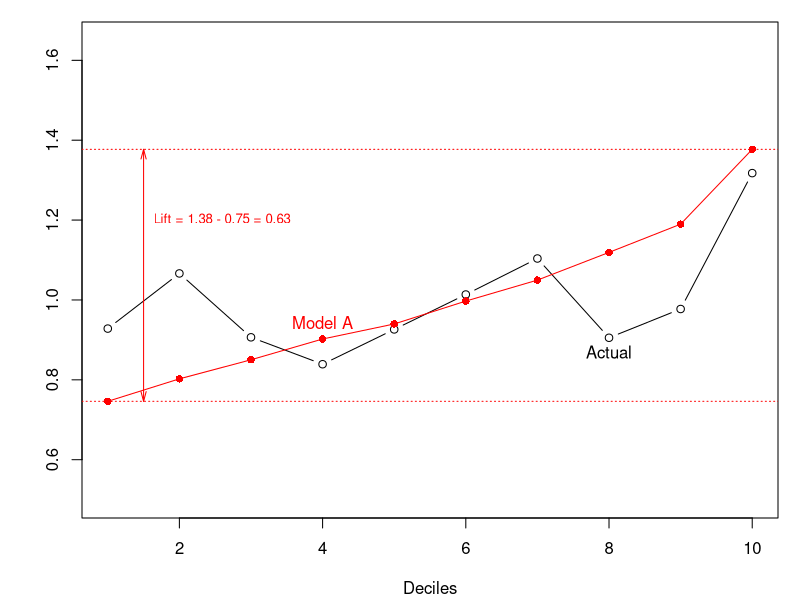
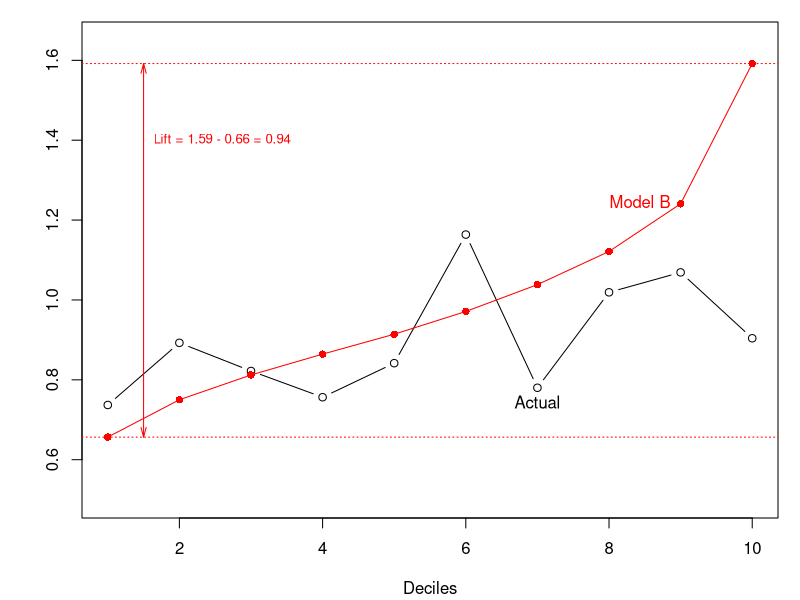

Here is the R script that generated these plots, in order:

# Using the car.csv data from the book
# Generalized Linear Models for Insurance Data
# by Piet de Jong and Gillian Heller
# http://www.acst.mq.edu.au/GLMsforInsuranceData/
#
dta <- read.csv("data/car.csv")
dta <- dta[,1:10]
dta$veh_age <- as.factor(dta$veh_age)
dta$agecat <- as.factor(dta$agecat)
# separate all records with positive claims cost
idx <- dta$claimcst0 > 0
dtb <- dta[idx,]
dtb$obs <- 1:(dim(dtb)[1]) #adding row number
rm(idx, dta)
# add random numbers and split data into training and holdout
set.seed(189763)
dtb$rnd <- runif(dim(dtb)[1])
idx <- dtb$rnd < 0.6
dt.train <- dtb[idx,]
dt.holdout <- dtb[!idx,]
rm(idx, dtb)
#
# Fit a simple gamma GLM with two predictors
# This will be our current base model
#
fit.base <- glm(claimcst0 ~ area + veh_age, data = dt.train,
                family = Gamma(link = "log"))
dt.holdout$base <- predict(fit.base, newdata = dt.holdout, type = "response")
#
# Fit a "superior" model by including a new variable
# Store our model predictions in the dataset
#
fit.A <- glm(claimcst0 ~ area + veh_age + gender, data = dt.train,
             family = Gamma(link = "log"))
dt.holdout$mod.A <- predict(fit.A, newdata = dt.holdout, type = "response")
#
# Calculate bins of equal exposure based on sorting
# by model A predictions
#
set.seed(13472)
ord <- order(dt.holdout$mod.A, runif(length(dt.holdout$mod.A))) #second random vector breaks ties in first vector. returns row numbers
dt.holdout <- dt.holdout[ord,] #sort
cum.expo <- cumsum(dt.holdout$exposure)
total.exposure <- sum(dt.holdout$exposure)
bks <- c(0, 1:9 * total.exposure/10, 10.2 * total.exposure/10)
dt.holdout$bin.A <- cut(cum.expo, breaks = bks, labels = 1:10)
dt.holdout <- dt.holdout[order(dt.holdout$obs),]

rm(ord, cum.expo, total.exposure, bks)
# Check that summing exposure by bin number gives about
# equal exposure in each bin
tapply(dt.holdout$exposure, dt.holdout$bin.A, sum)
#
# Now let's calculate the lift that the new model provides
# compared to the current base model using deciles
#
avg.mod.A <- tapply(dt.holdout$mod.A,dt.holdout$bin.A, mean) / mean(dt.holdout$mod.A)
avg.actual <- tapply(dt.holdout$claimcst0,
                     dt.holdout$bin.A, mean)/mean(dt.holdout$mod.A)
#I think above line is an error. emailed CAS. should be this: 
avg.actual <- tapply(dt.holdout$claimcst0,
                     dt.holdout$bin.A, mean)/mean(dt.holdout$claimcst0)

par(mar = c(4,4,1,1)+0.1)
lim = c(0.5, 1.65)
plot(x = 1:10, y = avg.actual, type = "b", ylim = lim,
     xlab = "Deciles", ylab = "")
points(x = 1:10, y = avg.mod.A, pch = 16, col = "red")
lines(x = 1:10, y = avg.mod.A, col = "red")
text(x = 8, y = avg.actual[8], labels = "Actual", pos = 1)
text(x = 4, y = avg.mod.A[4], labels = "Model A", pos = 3, col = "red")
abline(h = avg.mod.A[c(1,10)], lty = 3, col = "red")
arrows(x0 = 1.5, y0 = avg.mod.A[1], x1 = 1.5, y1 = avg.mod.A[10],
       code = 3, col = "red", angle = 15, length = 0.1)
text(x = 1.5, y = 1.2,
     labels = paste(c("Lift = ",
                      round(avg.mod.A[10],2), " - ",
                      round(avg.mod.A[1],2), " = ",
                      round(diff(avg.mod.A[c(1,10)]),2)),
                    collapse = ""),
     pos = 4, cex = 0.8, col = "red")
rm(avg.mod.A, avg.actual, lim)
#
# Fit a complete model by including all variables
#
fit.B <- glm(claimcst0 ~ area + veh_age + gender + agecat +
               veh_value + veh_body,
             data = dt.train, family = Gamma(link = "log"))
dt.holdout$mod.B <- predict(fit.B, newdata = dt.holdout, type = "response")
#
# Calculate bins of equal exposure based on sorting
# by model B predictions
#
set.seed(13472)
ord <- order(dt.holdout$mod.B, runif(length(dt.holdout$mod.B)))
dt.holdout <- dt.holdout[ord,]
cum.expo <- cumsum(dt.holdout$exposure)
total.exposure <- sum(dt.holdout$exposure)
bks <- c(0, 1:9 * total.exposure/10, 10.2 * total.exposure/10)

dt.holdout$bin.B <- cut(cum.expo, breaks = bks, labels = 1:10)
dt.holdout <- dt.holdout[order(dt.holdout$obs),]
rm(ord, cum.expo, total.exposure, bks)
# Check that summing exposure by bin number gives about
# equal exposure in each bin
tapply(dt.holdout$exposure, dt.holdout$bin.B, sum)
#
# Now let's calculate the lift that the new model provides
# compared to the current base model using deciles
#
avg.mod.B <- tapply(dt.holdout$mod.B,
                    dt.holdout$bin.B, mean)/mean(dt.holdout$mod.B)
avg.actual <- tapply(dt.holdout$claimcst0,
                     dt.holdout$bin.B, mean)/mean(dt.holdout$mod.B)
par(mar = c(4,4,1,1)+0.1)
lim = c(0.5, 1.65)
plot(x = 1:10, y = avg.actual, type = "b", ylim = lim,
     xlab = "Deciles", ylab = "")
points(x = 1:10, y = avg.mod.B, pch = 16, col = "red")
lines(x = 1:10, y = avg.mod.B, col = "red")
text(x = 7, y = avg.actual[7], labels = "Actual", pos = 1)
text(x = 9, y = avg.mod.B[9], labels = "Model B", pos = 2, col = "red")
abline(h = avg.mod.B[c(1,10)], lty = 3, col = "red")
arrows(x0 = 1.5, y0 = avg.mod.B[1], x1 = 1.5, y1 = avg.mod.B[10],
       code = 3, col = "red", angle = 15, length = 0.1)
text(x = 1.5, y = 1.4,
     labels = paste(c("Lift = ",
                      round(avg.mod.B[10],2), " - ",
                      round(avg.mod.B[1],2), " = ",
                      round(diff(avg.mod.B[c(1,10)]),2)),
                    collapse = ""),
     pos = 4, cex = 0.8, col = "red")
rm(avg.mod.B, avg.actual, lim)